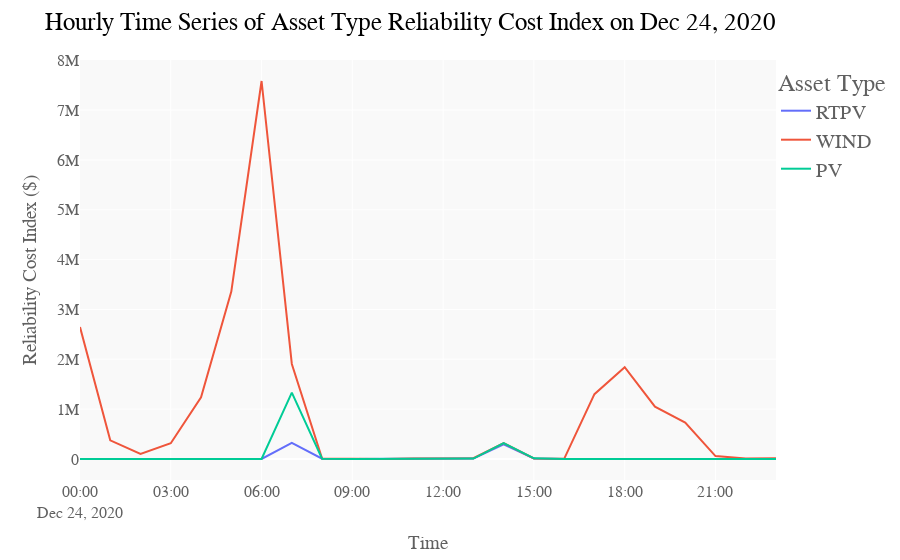

Source (notebook cell):
### Code cell
fig_type_allocs_day.update_layout(
    title='Hourly Time Series of Asset Type Reliability Cost Index on {}'.format(input_start_date_verbal),
    xaxis_title='Time',
    yaxis_title='Reliability Cost Index ($)',
    legend_title='Asset Type',
    font_family='sans-serif', font_color='#606060',
    title_font_color='black',
    legend=dict(x=1, y=1), legend_font_size=20, title_font_size=25,
    font_size=16,
    plot_bgcolor='#F9f9f9',
    paper_bgcolor='white')

### Figure 1 — Plotly figure (JSON) as saved in the notebook; plotly's stock layout.template omitted (floating-point values rounded to 4 significant figures)
{"data": [{"hovertemplate": "variable=RTPV<br>time=%{x|Hour %H, %b %d}<br>value=%{y}<extra></extra>", "legendgroup": "RTPV", "line": {"color": "#636efa", "dash": "solid"}, "marker": {"symbol": "circle"}, "mode": "lines", "name": "RTPV", "orientation": "v", "showlegend": true, "type": "scatter", "x": ["2020-12-24T00:00:00", "2020-12-24T01:00:00", "2020-12-24T02:00:00", "2020-12-24T03:00:00", "2020-12-24T04:00:00", "2020-12-24T05:00:00", "2020-12-24T06:00:00", "2020-12-24T07:00:00", "2020-12-24T08:00:00", "2020-12-24T09:00:00", "2020-12-24T10:00:00", "2020-12-24T11:00:00", "2020-12-24T12:00:00", "2020-12-24T13:00:00", "2020-12-24T14:00:00", "2020-12-24T15:00:00", "2020-12-24T16:00:00", "2020-12-24T17:00:00", "2020-12-24T18:00:00", "2020-12-24T19:00:00", "2020-12-24T20:00:00", "2020-12-24T21:00:00", "2020-12-24T22:00:00", "2020-12-24T23:00:00"], "xaxis": "x", "y": [47.21, -37.12, 0, 3.427, 245.3, 6.607, 10.09, 323400.0, 4182.0, 27.19, 33.07, 1906.0, 2494.0, 7829.0, 291000.0, 9051.0, 261.5, -279.2, 114.9, -220.3, -319.8, -5.643, -39.11, -50.75], "yaxis": "y"}, {"hovertemplate": "variable=WIND<br>time=%{x|Hour %H, %b %d}<br>value=%{y}<extra></extra>", "legendgroup": "WIND", "line": {"color": "#EF553B", "dash": "solid"}, "marker": {"symbol": "circle"}, "mode": "lines", "name": "WIND", "orientation": "v", "showlegend": true, "type": "scatter", "x": ["2020-12-24T00:00:00", "2020-12-24T01:00:00", "2020-12-24T02:00:00", "2020-12-24T03:00:00", "2020-12-24T04:00:00", "2020-12-24T05:00:00", "2020-12-24T06:00:00", "2020-12-24T07:00:00", "2020-12-24T08:00:00", "2020-12-24T09:00:00", "2020-12-24T10:00:00", "2020-12-24T11:00:00", "2020-12-24T12:00:00", "2020-12-24T13:00:00", "2020-12-24T14:00:00", "2020-12-24T15:00:00", "2020-12-24T16:00:00", "2020-12-24T17:00:00", "2020-12-24T18:00:00", "2020-12-24T19:00:00", "2020-12-24T20:00:00", "2020-12-24T21:00:00", "2020-12-24T22:00:00", "2020-12-24T23:00:00"], "xaxis": "x", "y": [2647000.0, 374600.0, 102100.0, 314400.0, 1235000.0, 3358000.0, 7584000.0, 1906000.0, 7325.0, 30.63, 77.33, 8567.0, 9323.0, 16610.0, 318200.0, 10070.0, 2061.0, 1300000.0, 1841000.0, 1049000.0, 730100.0, 57350.0, 10550.0, 13010.0], "yaxis": "y"}, {"hovertemplate": "variable=PV<br>time=%{x|Hour %H, %b %d}<br>value=%{y}<extra></extra>", "legendgroup": "PV", "line": {"color": "#00cc96", "dash": "solid"}, "marker": {"symbol": "circle"}, "mode": "lines", "name": "PV", "orientation": "v", "showlegend": true, "type": "scatter", "x": ["2020-12-24T00:00:00", "2020-12-24T01:00:00", "2020-12-24T02:00:00", "2020-12-24T03:00:00", "2020-12-24T04:00:00", "2020-12-24T05:00:00", "2020-12-24T06:00:00", "2020-12-24T07:00:00", "2020-12-24T08:00:00", "2020-12-24T09:00:00", "2020-12-24T10:00:00", "2020-12-24T11:00:00", "2020-12-24T12:00:00", "2020-12-24T13:00:00", "2020-12-24T14:00:00", "2020-12-24T15:00:00", "2020-12-24T16:00:00", "2020-12-24T17:00:00", "2020-12-24T18:00:00", "2020-12-24T19:00:00", "2020-12-24T20:00:00", "2020-12-24T21:00:00", "2020-12-24T22:00:00", "2020-12-24T23:00:00"], "xaxis": "x", "y": [47.21, -37.12, 0, 3.427, 245.3, 6.607, 10.09, 1330000.0, 4382.0, 22.71, 34.61, 2065.0, 2476.0, 7937.0, 318100.0, 12960.0, -823.4, -279.2, 114.9, -220.3, -319.8, -5.643, -39.11, -50.75], "yaxis": "y"}], "layout": {"font": {"color": "#606060", "family": "sans-serif", "size": 16}, "legend": {"font": {"size": 20}, "title": {"text": "Asset Type"}, "tracegroupgap": 0, "x": 1, "y": 1}, "margin": {"t": 60}, "paper_bgcolor": "white", "plot_bgcolor": "#F9f9f9", "title": {"font": {"color": "black", "size": 25}, "text": "Hourly Time Series of Asset Type Reliability Cost Index on Dec 24, 2020"}, "xaxis": {"anchor": "y", "domain": [0, 1], "title": {"text": "Time"}}, "yaxis": {"anchor": "x", "domain": [0, 1], "title": {"text": "Reliability Cost Index ($)"}}}}
